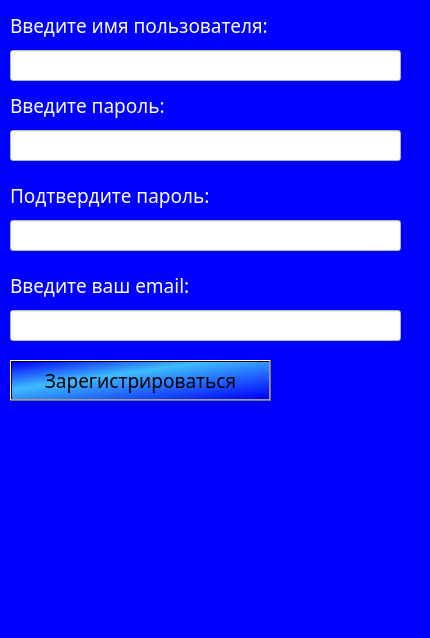
<?xml version="1.0" encoding="UTF-8"?>
<ui version="4.0">
 <class>reg</class>
 <widget class="QWidget" name="reg">
  <property name="geometry">
   <rect>
    <x>0</x>
    <y>0</y>
    <width>430</width>
    <height>638</height>
   </rect>
  </property>
  <property name="font">
   <font>
    <pointsize>14</pointsize>
   </font>
  </property>
  <property name="windowTitle">
   <string>Регистрация</string>
  </property>
  <property name="styleSheet">
   <string notr="true">background-color: rgb(0, 0, 255);</string>
  </property>
  <widget class="QLabel" name="password_label">
   <property name="geometry">
    <rect>
     <x>10</x>
     <y>90</y>
     <width>381</width>
     <height>31</height>
    </rect>
   </property>
   <property name="font">
    <font>
     <family>Montserrat Medium</family>
     <pointsize>14</pointsize>
    </font>
   </property>
   <property name="styleSheet">
    <string notr="true">color: rgb(255, 253, 251);</string>
   </property>
   <property name="text">
    <string>Введите пароль:</string>
   </property>
  </widget>
  <widget class="QLineEdit" name="email">
   <property name="geometry">
    <rect>
     <x>10</x>
     <y>310</y>
     <width>391</width>
     <height>31</height>
    </rect>
   </property>
   <property name="font">
    <font>
     <family>Montserrat Medium</family>
     <pointsize>14</pointsize>
    </font>
   </property>
   <property name="styleSheet">
    <string notr="true">color: rgb(0, 0, 0);
background-color: rgb(255, 255, 255);</string>
   </property>
  </widget>
  <widget class="QLabel" name="error">
   <property name="geometry">
    <rect>
     <x>20</x>
     <y>420</y>
     <width>371</width>
     <height>71</height>
    </rect>
   </property>
   <property name="font">
    <font>
     <family>Montserrat Medium</family>
     <pointsize>10</pointsize>
    </font>
   </property>
   <property name="styleSheet">
    <string notr="true">color: rgb(255, 253, 251);</string>
   </property>
   <property name="text">
    <string/>
   </property>
  </widget>
  <widget class="QLabel" name="email_label">
   <property name="geometry">
    <rect>
     <x>10</x>
     <y>270</y>
     <width>401</width>
     <height>31</height>
    </rect>
   </property>
   <property name="font">
    <font>
     <family>Montserrat Medium</family>
     <pointsize>14</pointsize>
    </font>
   </property>
   <property name="styleSheet">
    <string notr="true">color: rgb(255, 253, 251);</string>
   </property>
   <property name="text">
    <string>Введите ваш email:</string>
   </property>
  </widget>
  <widget class="QLineEdit" name="password">
   <property name="geometry">
    <rect>
     <x>10</x>
     <y>130</y>
     <width>391</width>
     <height>31</height>
    </rect>
   </property>
   <property name="font">
    <font>
     <family>Montserrat Medium</family>
     <pointsize>14</pointsize>
    </font>
   </property>
   <property name="styleSheet">
    <string notr="true">color: rgb(0, 0, 0);
background-color: rgb(255, 255, 255);</string>
   </property>
  </widget>
  <widget class="QLabel" name="password_correct_label">
   <property name="geometry">
    <rect>
     <x>10</x>
     <y>180</y>
     <width>401</width>
     <height>31</height>
    </rect>
   </property>
   <property name="font">
    <font>
     <family>Montserrat Medium</family>
     <pointsize>14</pointsize>
    </font>
   </property>
   <property name="styleSheet">
    <string notr="true">color: rgb(255, 253, 251);</string>
   </property>
   <property name="text">
    <string>Подтвердите пароль:</string>
   </property>
  </widget>
  <widget class="QLabel" name="username_label">
   <property name="geometry">
    <rect>
     <x>10</x>
     <y>10</y>
     <width>411</width>
     <height>31</height>
    </rect>
   </property>
   <property name="font">
    <font>
     <family>Montserrat Medium</family>
     <pointsize>14</pointsize>
    </font>
   </property>
   <property name="styleSheet">
    <string notr="true">color: rgb(255, 253, 251);</string>
   </property>
   <property name="text">
    <string>Введите имя пользователя:</string>
   </property>
  </widget>
  <widget class="QLineEdit" name="password_correct">
   <property name="geometry">
    <rect>
     <x>10</x>
     <y>220</y>
     <width>391</width>
     <height>31</height>
    </rect>
   </property>
   <property name="font">
    <font>
     <family>Montserrat Medium</family>
     <pointsize>14</pointsize>
    </font>
   </property>
   <property name="styleSheet">
    <string notr="true">color: rgb(0, 0, 0);
background-color: rgb(255, 255, 255);</string>
   </property>
  </widget>
  <widget class="QPushButton" name="register_btn">
   <property name="geometry">
    <rect>
     <x>10</x>
     <y>360</y>
     <width>261</width>
     <height>41</height>
    </rect>
   </property>
   <property name="font">
    <font>
     <family>Montserrat Medium</family>
     <pointsize>14</pointsize>
    </font>
   </property>
   <property name="styleSheet">
    <string notr="true">color: rgb(0, 0, 0);
background-color: qlineargradient(spread:pad, x1:0, y1:0, x2:1, y2:1, stop:0 rgba(0, 0, 255, 255), stop:0.373134 rgba(62, 188, 255, 255), stop:0.985075 rgba(0, 0, 255, 255));</string>
   </property>
   <property name="text">
    <string>Зарегистрироваться</string>
   </property>
  </widget>
  <widget class="QLineEdit" name="username">
   <property name="geometry">
    <rect>
     <x>10</x>
     <y>50</y>
     <width>391</width>
     <height>31</height>
    </rect>
   </property>
   <property name="font">
    <font>
     <family>Montserrat Medium</family>
     <pointsize>14</pointsize>
    </font>
   </property>
   <property name="styleSheet">
    <string notr="true">color: rgb(0, 0, 0);
background-color: rgb(255, 255, 255);</string>
   </property>
  </widget>
 </widget>
 <resources/>
 <connections/>
</ui>
